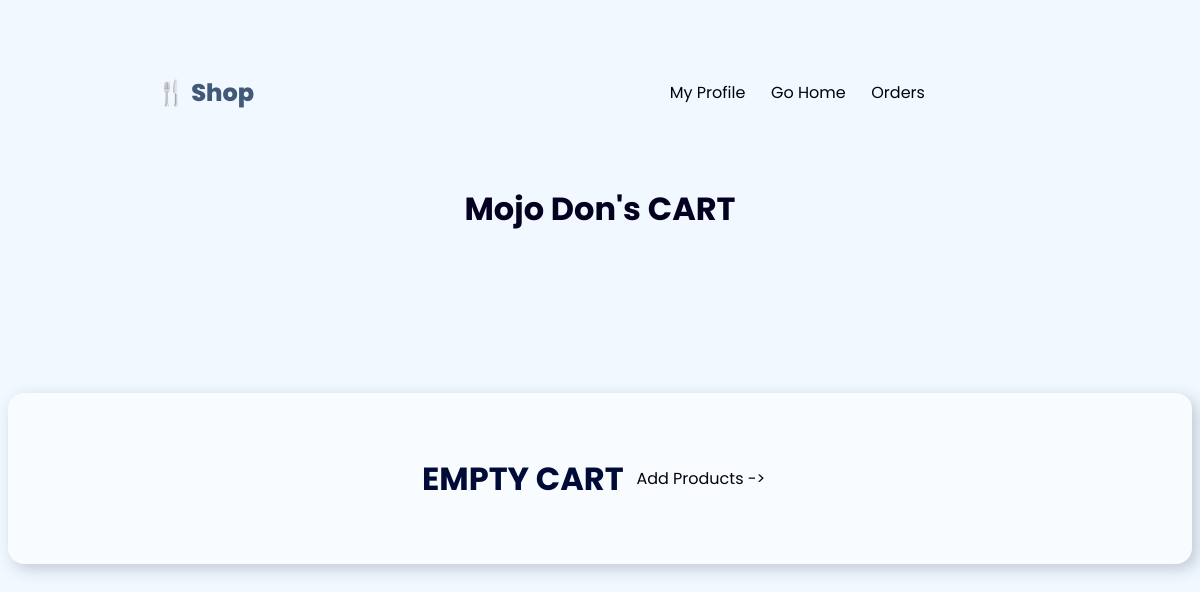
The page /cart/ (signed in) on the database as committed earlier.
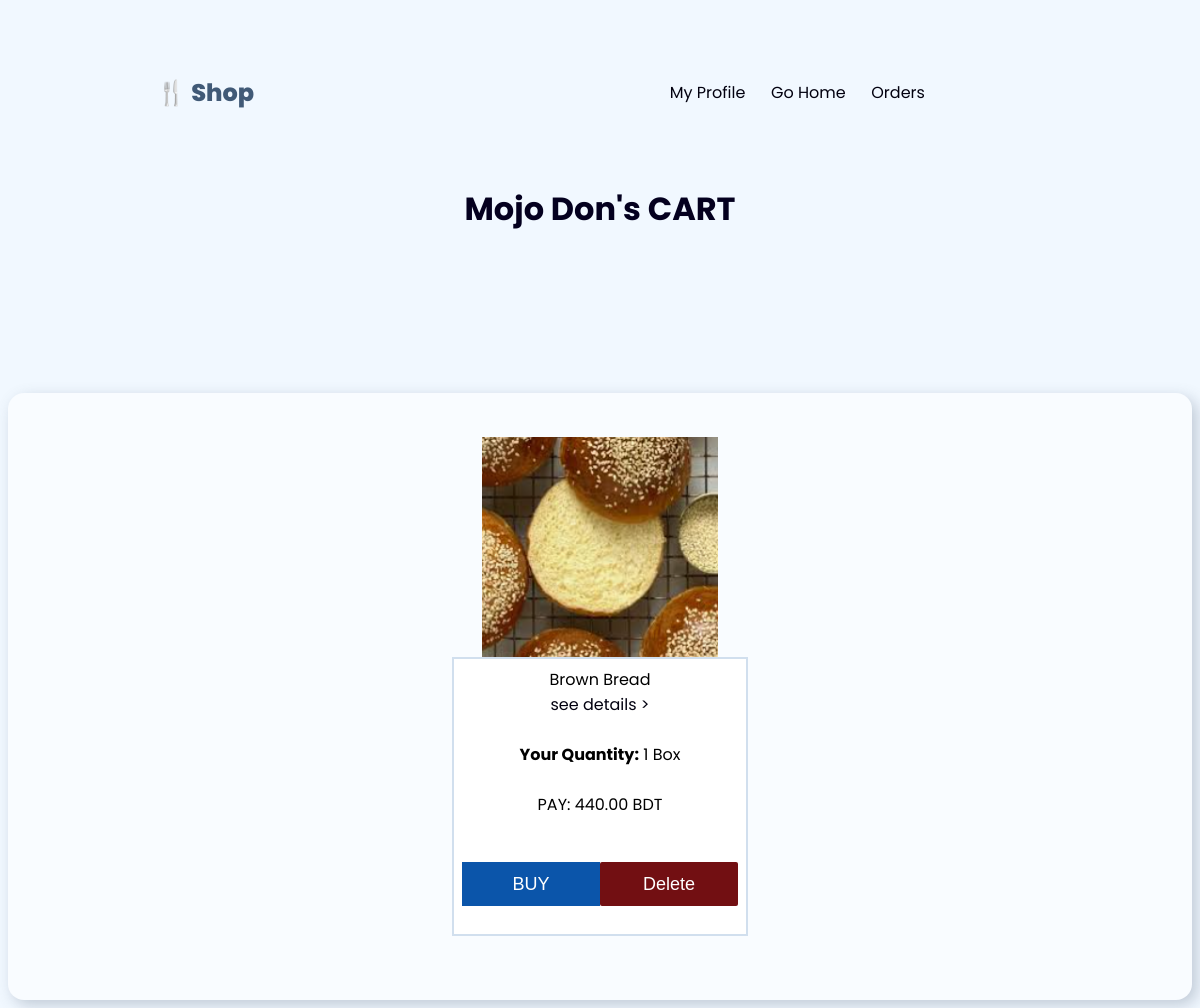
The same page on the database as committed later.
### store/models.py (models this page shows, shortened)
class Storage1(models.Model):
    user = models.ForeignKey(User, on_delete=models.CASCADE)
    product = models.ForeignKey(Product, on_delete=models.CASCADE)
    quantity = models.PositiveBigIntegerField()
    new_price = models.DecimalField(max_digits=10, decimal_places=2)

class Product(models.Model):
    name = models.CharField(max_length=100)
    details = models.TextField(blank=True, null=True)
    image = models.ImageField(upload_to='product_images/', blank=True, null=True)
    price = models.DecimalField(max_digits=10, decimal_places=2)
    quantity = models.PositiveIntegerField(default=1)

### store/views.py (the view)
# urls.py: path('cart/', views.saved_products, name='cart'),
@login_required
def saved_products(request):
    saved_items = Storage1.objects.filter(user=request.user)
    return render(request, 'cart.html', {'saved_items': saved_items})

### store/templates/cart.html (shortened to what this page needs)
{% load static %}
<!DOCTYPE html>
<html lang="en">
<head>
  <link rel="stylesheet" href="{% static 'css/cart.css'%}">
</head>
<body>
  <nav>
  <div id="logo" >&#127860; Shop</div>
  <div class="nav-r">
    {% if user.is_authenticated %}
    <a href="/user/">My Profile</a>
    <a href="{% url 'home'%}">Go Home</a>
    <a href="{% url 'orders' user_id=user.id %}">Orders</a>
    {% else %}
    <a href="/register/">Register</a>  <a href="/login/">Login</a>
    {% endif %}
  </div>
</nav>
<h1 style="display: flex; justify-content: center; align-items: center; color: #04001f;">{{user.full_name}}'s CART</h1><br><br><br>
<div class="products">
  {% if saved_items %}
  {% for item in saved_items %}
<div class="product">
  <div class="product_img"><img src="{{ item.product.image.url }}" alt=""></div>
  <div class="product_info">
      <div class="product_name">{{ item.product.name }}</div>
      <div class="product_details"><a href="#">see details ></a></div> <br>
      <div class="product_qty_default"><strong>Your Quantity:</strong> {{ item.quantity }} Box</div> <br>
      <div class="product_price">PAY: {{ item.new_price }} BDT</div><br>
      <div class="form-sec-action">
        <form class="f" method="POST" action="{% url 'buy_item' item.id %}">
          <button id="buy-btn" type="submit" name="action" value="keep-item" class="product_btn">BUY</button>
      </form>
      <form class="f" method="POST" action="{% url 'delete_saved_product' item.id %}">
          <button id="del-cart" type="submit" class="product_btn">Delete</button>
      </form>
    </div>
  </div>
</div>
{% endfor %}
{% else %}
<H1 style="color: #010b38;">EMPTY CART</H1> <a href="{% url 'home'%}">Add Products -></a>
{% endif %}
</div>
</body>
</html>

Rows that differ between the two databases and show on the page:
added Storage1: product.image (picture), product.name "Brown Bread", quantity "1", new_price "440.00"
Other text that changed with them:
text no longer shown: "EMPTY CART Add Products ->"
